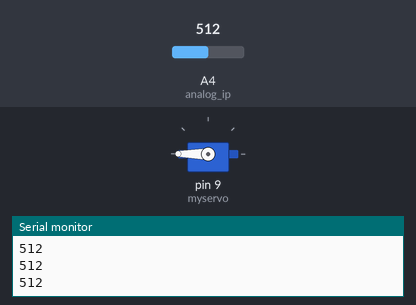
This sketch was run on a simulated Arduino Uno, built with avr-gcc and run on an emulated ATmega328P. Parts: servo, the last lines printed to the serial monitor. The inputs (shaded band) are chosen by the test bench; at power-on: A4 (analog_ip) = 512.

Above: at 1.2 s.
1.3 s: A4 (analog_ip) set to 22
2.8 s: A4 (analog_ip) set to 18
At 4.0 s:
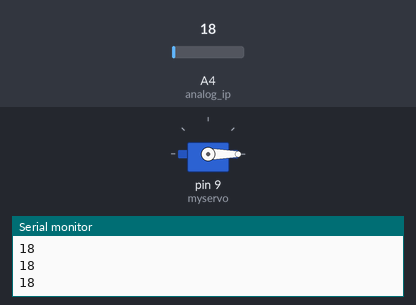
4.3 s: A4 (analog_ip) set to 122
At 5.2 s:
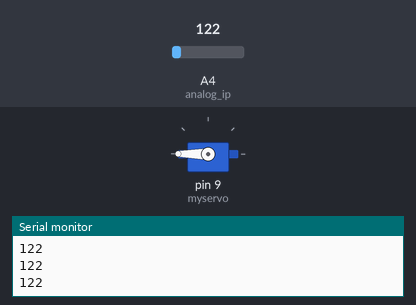
5.8 s: A4 (analog_ip) set to 10
At 6.4 s:
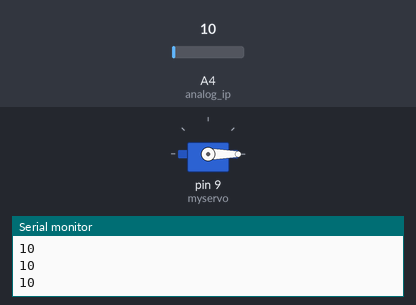
Timing chart, 0 to 8.3 s (numbered marks = the images above; inputs shaded):
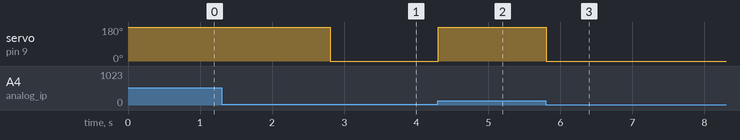

Measured:
- the behaviour switches between 21 and 20 on A4 (analog_ip) (found by bisection; images 0 and 1)
- after the input at 2.8 s, servo on pin 9 (myservo): 180° → 0° at once
- after the input at 4.3 s, servo on pin 9 (myservo): 0° → 180° at once
- after the input at 5.8 s, servo on pin 9 (myservo): 180° → 0° at once

The sketch:

SwitchWithServo.ino
```cpp
#include <Servo.h>

Servo myservo;

int pos = 0;

const int analog_ip = A4;   //Naming analog input pin
int inputVal = 0;
void setup() {
  myservo.attach(9);
  // put your setup code here, to run once:
  Serial.begin(9600);       // Initiating Serial communication
}

void loop() {
  // put your main code here, to run repeatedly:
  inputVal = analogRead (analog_ip); // Analog Values 0 to 1023
  Serial.println (inputVal);

  if(inputVal > 20)
  {
    pos = 180;
    myservo.write(pos);
  }
  else
  {
    if(pos > 0)
    {
      pos = 0;
      myservo.write(pos);
    }
  }
}
```
